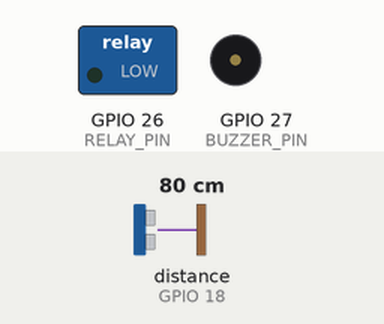
This sketch was run on a simulated ESP32. Shown: switched loads named in the sketch (green lamp = pin HIGH), buzzer (waves = sounding, pin HIGH). The inputs (shaded band) are chosen by the test bench; at power-on: distance to the obstacle (sensor on GPIO 18) 80 cm. The echo pulse lasts 58.3 µs per cm; WiFi joins after 1.5 s; servers stay silent unless stated; uploads are accepted with an empty reply; pins used as bus, display or sensor lines are not drawn; what the sketch prints to the serial monitor is not drawn.

Above: at 0.0 s.
At 2.3 s:
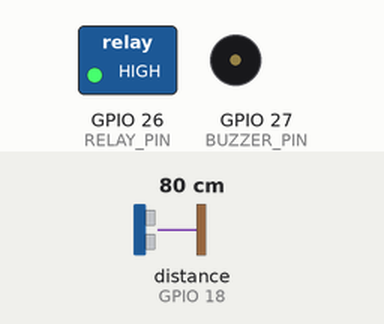
Timing chart, 0 to 3.8 s (numbered marks = the images above):
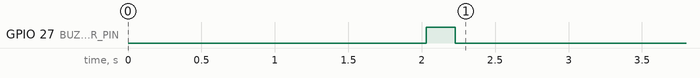

The sketch:

ESP32_AquaSmart.ino
```cpp
/*
   AquaSmart ESP32 Water Tank Monitor
   Board: ESP32 Dev Module
   Sensor: HC-SR04 Ultrasonic
   Firebase Realtime Database

   Wiring:
     HC-SR04 VCC  → 5V (Vin)
     HC-SR04 GND  → GND
     HC-SR04 TRIG → GPIO 5
     HC-SR04 ECHO → [1kΩ]→GPIO 18→[2kΩ]→GND  (voltage divider!)
     Relay    IN  → GPIO 26  (LOW = pump ON)
     Buzzer   +   → GPIO 27
*/

#include <WiFi.h>
#include <HTTPClient.h>
#include <ArduinoJson.h>

//=========================
// WiFi
//=========================
const char* WIFI_SSID     = "Kedraj";
const char* WIFI_PASSWORD = "KKKKKKKK";

//=========================
// Firebase
//=========================
const char* FIREBASE_HOST =
  "aquasmart-70-default-rtdb.asia-southeast1.firebasedatabase.app";

const char* FIREBASE_SECRET =
  "TDYEPUMV87vDVnEZx6020Jfdfc0YBKdZ67dIzpsu";

//=========================
// Tank Settings
//=========================
const float TANK_HEIGHT_CM   = 30.0;   // cm  — inside tank height
const float TANK_CAPACITY_L  = 50.0;   // L   — total capacity
const float SENSOR_OFFSET_CM = 5.0;    // cm  — gap from sensor to full water
const float FULL_THRESHOLD   = 95.0;   // %   — auto-cutoff level

//=========================
// Pins
//=========================
#define TRIG_PIN   5
#define ECHO_PIN   18
#define RELAY_PIN  26
#define BUZZER_PIN 27

//=========================
// Timing
//=========================
const unsigned long PUMP_ON_INTERVAL  = 5000;   // 5s  when pump is running
const unsigned long PUMP_OFF_INTERVAL = 30000;  // 30s when pump is idle

//=========================
// State
//=========================
bool  pumpState   = false;
bool  tankFull    = false;
unsigned long lastUpdate = 0;

bool  buzzerActive = false;
unsigned long buzzerTimer = 0;
int   buzzerCount  = 0;

//=========================
// Tank Level Structure
//=========================
struct Level {
  float pct;
  float liters;
  float distCM;
  float heightCM;
  bool  valid;
};

//=========================
// WiFi Connect
//=========================
bool connectWiFi() {
  if (WiFi.status() == WL_CONNECTED) return true;

  WiFi.mode(WIFI_STA);
  WiFi.begin(WIFI_SSID, WIFI_PASSWORD);

  Serial.print("Connecting WiFi");
  for (int i = 0; i < 30; i++) {
    if (WiFi.status() == WL_CONNECTED) break;
    Serial.print(".");
    delay(500);
  }
  Serial.println();

  if (WiFi.status() == WL_CONNECTED) {
    Serial.print("✅ WiFi OK — IP: ");
    Serial.println(WiFi.localIP());
    return true;
  }
  Serial.println("❌ WiFi Failed");
  return false;
}

//=========================
// Pump Control (active-low relay)
//=========================
void setPump(bool on) {
  pumpState = on;
  digitalWrite(RELAY_PIN, on ? LOW : HIGH);
  Serial.print("🔌 Pump → ");
  Serial.println(on ? "ON" : "OFF");
}

//=========================
// Read HC-SR04 (median of 5)
//=========================
float readDistanceCM() {
  float val[5];

  for (int i = 0; i < 5; i++) {
    digitalWrite(TRIG_PIN, LOW);
    delayMicroseconds(2);
    digitalWrite(TRIG_PIN, HIGH);
    delayMicroseconds(10);
    digitalWrite(TRIG_PIN, LOW);

    long duration = pulseIn(ECHO_PIN, HIGH, 30000);
    val[i] = (duration == 0) ? 999.0f : duration * 0.0343f / 2.0f;
    delay(40);
  }

  // Sort → median
  for (int i = 0; i < 4; i++)
    for (int j = i + 1; j < 5; j++)
      if (val[j] < val[i]) { float t = val[i]; val[i] = val[j]; val[j] = t; }

  return val[2];
}

//=========================
// Calculate Tank Level
//=========================
Level calculateLevel(float dist) {
  Level L;
  L.distCM = dist;

  if (dist < 2.0f || dist > 400.0f) {
    L.valid = false;
    return L;
  }

  L.valid    = true;
  L.heightCM = constrain(TANK_HEIGHT_CM - (dist - SENSOR_OFFSET_CM), 0.0f, TANK_HEIGHT_CM);
  L.pct      = constrain((L.heightCM / TANK_HEIGHT_CM) * 100.0f, 0.0f, 100.0f);
  L.liters   = (L.pct / 100.0f) * TANK_CAPACITY_L;
  return L;
}

//=========================
// Firebase PATCH
//=========================
bool firebasePatch(const char* path, const String& json) {
  HTTPClient http;
  String url = String("https://") + FIREBASE_HOST + path + ".json?auth=" + FIREBASE_SECRET;
  http.begin(url);
  http.addHeader("Content-Type", "application/json");
  http.setTimeout(8000);
  int code = http.sendRequest("PATCH", json);
  http.end();
  return (code == 200);
}

//=========================
// Firebase GET
//=========================
String firebaseGet(const char* path) {
  HTTPClient http;
  String url = String("https://") + FIREBASE_HOST + path + ".json?auth=" + FIREBASE_SECRET;
  http.begin(url);
  http.setTimeout(8000);
  int  code     = http.GET();
  String response = (code == 200) ? http.getString() : "null";
  http.end();
  return response;
}

//=========================
// Buzzer (non-blocking 3 beeps)
//=========================
void startBuzzer() {
  buzzerActive = true;
  buzzerTimer  = millis();
  buzzerCount  = 0;
  Serial.println("🔔 Buzzer — Tank Full!");
}

void handleBuzzer() {
  if (!buzzerActive) return;
  unsigned long elapsed = millis() - buzzerTimer;
  int cycle = elapsed / 400;
  int phase = elapsed % 400;
  if (cycle >= 6) { digitalWrite(BUZZER_PIN, LOW); buzzerActive = false; return; }
  digitalWrite(BUZZER_PIN, (phase < 200) ? HIGH : LOW);
}

//=========================
// Send data to Firebase
//=========================
void sendToFirebase(Level& lv) {
  StaticJsonDocument<256> doc;
  doc["level_pct"]    = round(lv.pct * 10) / 10.0;
  doc["level_liters"] = round(lv.liters * 10) / 10.0;
  doc["capacity"]     = (int)TANK_CAPACITY_L;
  doc["distance"]     = round(lv.distCM * 10) / 10.0;
  doc["pump"]         = pumpState;
  doc["tank_full"]    = tankFull;

  String json;
  serializeJson(doc, json);

  bool ok = firebasePatch("/aquasmart/status", json);
  Serial.printf("%s Firebase → Level:%.1f%% (%.1fL) | Dist:%.1fcm | Pump:%s\n",
    ok ? "✅" : "⚠️", lv.pct, lv.liters, lv.distCM, pumpState ? "ON" : "OFF");
}

//=========================
// Check pump command from app
//=========================
void checkPumpCommand() {
  String cmd = firebaseGet("/aquasmart/pump/command");
  cmd.trim();

  if (cmd == "\"on\"") {
    setPump(true);
    firebasePatch("/aquasmart/pump", "{\"command\":null}");
  } else if (cmd == "\"off\"") {
    setPump(false);
    firebasePatch("/aquasmart/pump", "{\"command\":null}");
  }
}

//=========================
// SETUP
//=========================
void setup() {
  Serial.begin(115200);
  delay(500);

  Serial.println("\n╔══════════════════════════════════╗");
  Serial.println("║  AquaSmart ESP32 v2.0            ║");
  Serial.println("║  HC-SR04 + Relay + Buzzer        ║");
  Serial.println("╚══════════════════════════════════╝");

  pinMode(TRIG_PIN,   OUTPUT);
  pinMode(ECHO_PIN,   INPUT);
  pinMode(RELAY_PIN,  OUTPUT);
  pinMode(BUZZER_PIN, OUTPUT);

  digitalWrite(BUZZER_PIN, LOW);
  setPump(false);   // Pump OFF on boot

  Serial.printf("📐 Tank: %.0fcm | %.0fL | Offset:%.0fcm | Cutoff:%.0f%%\n",
    TANK_HEIGHT_CM, TANK_CAPACITY_L, SENSOR_OFFSET_CM, FULL_THRESHOLD);

  if (connectWiFi()) {
    // Boot beep — 1 short beep = ready
    digitalWrite(BUZZER_PIN, HIGH); delay(200); digitalWrite(BUZZER_PIN, LOW);
  }

  Serial.println("✅ System Ready\n");
}

//=========================
// LOOP
//=========================
void loop() {
  handleBuzzer();

  // Reconnect WiFi if lost
  if (WiFi.status() != WL_CONNECTED) {
    Serial.println("⚠️ WiFi lost — reconnecting...");
    connectWiFi();
    return;
  }

  // Decide update interval
  unsigned long interval = pumpState ? PUMP_ON_INTERVAL : PUMP_OFF_INTERVAL;

  if (millis() - lastUpdate >= interval) {
    lastUpdate = millis();

    // 1. Read sensor
    float dist  = readDistanceCM();
    Level level = calculateLevel(dist);

    if (!level.valid) {
      Serial.printf("⚠️ Sensor error (dist=%.1fcm) — check wiring\n", dist);
      return;
    }

    Serial.printf("\n📏 Dist:%.1fcm | Height:%.1fcm | Level:%.1f%% | %.1fL\n",
      level.distCM, level.heightCM, level.pct, level.liters);

    // 2. Auto pump cutoff when full
    if (level.pct >= FULL_THRESHOLD && pumpState) {
      Serial.println("🚨 TANK FULL — Auto cutting pump!");
      setPump(false);
      tankFull = true;
      startBuzzer();
      firebasePatch("/aquasmart/alerts", "{\"tank_full\":true}");
    }

    // 3. Reset full flag when drops 5% below threshold
    if (level.pct < (FULL_THRESHOLD - 5.0f) && tankFull) {
      tankFull = false;
      firebasePatch("/aquasmart/alerts", "{\"tank_full\":false}");
    }

    // 4. Send to Firebase
    sendToFirebase(level);

    // 5. Check for app commands
    checkPumpCommand();
  }

  delay(50);
}
```
